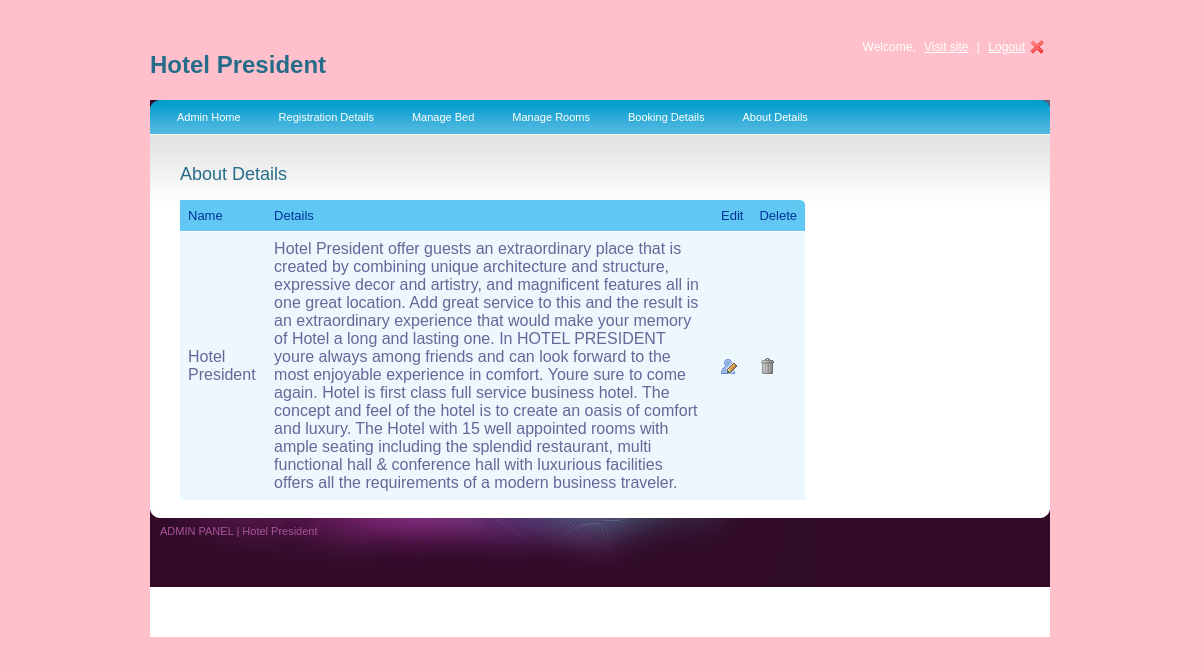
Page /admin-panel/about.php on the committed database.
### tables this page shows
CREATE TABLE `about` (
  `id` int(10) NOT NULL,
  `name` varchar(30) NOT NULL,
  `detail` text NOT NULL
);

### admin-panel/about.php (the view, shortened to what this page needs)
<?php
require_once("header.php");
?>
<div class="center_content">
    <div class="right_content">
    <h2>About Details</h2>
	 <table id="rounded-corner">
    <thead>
    	<tr>
            <th scope="col" class="rounded">Name</th>
            <th scope="col" class="rounded">Details</th>
            <th scope="col" class="rounded">Edit</th>
            <th scope="col" class="rounded-q4">Delete</th>
        </tr>
    </thead>
<tbody>
	       <?php
								$row=mysqli_query($conn,"select * from about");
								while($rs=mysqli_fetch_array($row))
								{
									?>
									<tr>
            <td><?php echo $rs['name'];?></td>
			<td><?php echo $rs['detail'];?></td>
            <td><a href="aboutus_update.php?id=<?php echo $rs['id'];?>"><img src="images/user_edit.png" alt="" title="" border="0" /></a></td>
            <td><a href="aboutus_delete.php?id=<?php echo $rs['id'];?>"class="ask"><img src="images/trash.png" alt="" title="" border="0" /></td>
        </tr>
    	  <?php
					  }
					?>
					</tbody>
</table>
					</div>
<?php
require_once("footer.php");
?>

### admin-panel/style.css (style rules this page uses)
body { background-color: pink; font-family:Arial, Helvetica, sans-serif; padding:0; font-size:12px; margin:0 auto; color: #0e4354; }
a { color:#256c89; }
h2 { font-size:18px; color:#256c89; font-weight:normal; padding:0px 0 15px 0; margin:0px; clear:both; }
.center_content { clear:both; }
.right_content { width:625px; float:left; padding:30px 0 0 30px; }
#rounded-corner { margin:0px; width:625px; text-align: left; border-collapse: collapse; }
#rounded-corner thead th.rounded-q4 { background: #60c8f2 url('images/right.jpg') right top no-repeat; }
#rounded-corner th { padding: 8px; font-weight: normal; font-size: 13px; color: #039; background: #60c8f2; }
#rounded-corner td { padding: 8px; background: #ecf8fd; border-top: 1px solid #fff; color: #669; }

### rows in the picture
about: name "Hotel President", detail "Hotel President offer guests an extraordinary place that is created by combining unique architecture and structure, expressive decor and artistry, and magnificent features all in one great location. Add great service to this and the result is an extraordinary experience that would make your memory of Hotel a long and lasting one. In HOTEL PRESIDENT youre always among friends and can look forward to the most enjoyable experience in comfort. Youre sure to come again. Hotel is first class full service business hotel. The concept and feel of the hotel is to create an oasis of comfort and luxury. The Hotel with 15 well appointed rooms with ample seating including the splendid restaurant, multi…"
